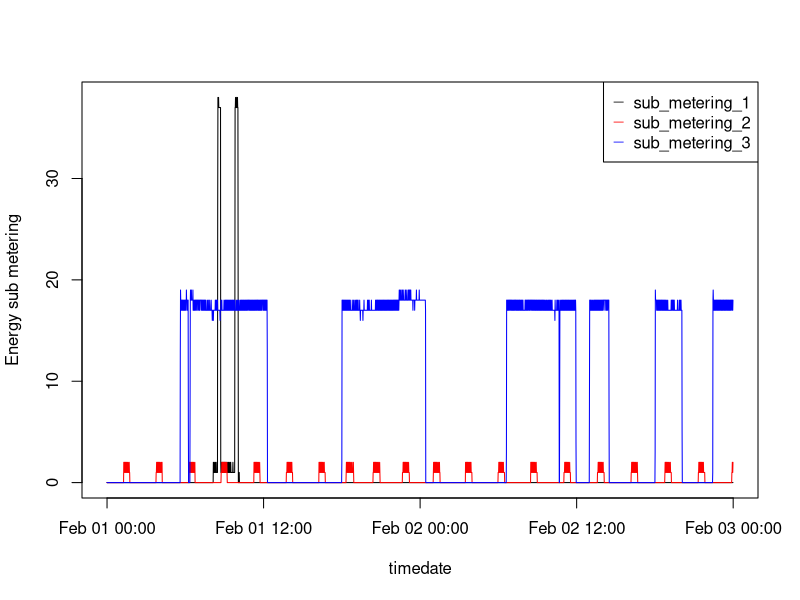

Recreate this plot in R.
cdata <- read.csv('clean_data.csv')
cdata$Global_active_power <- as.numeric(cdata$Global_active_power)
cdata$timedate <- strptime(cdata$timedate,'%Y-%m-%d_%H:%M:%S')

with(data = cdata,{plot(timedate,Sub_metering_1,type = 'l',ylab = 'Energy sub metering')
  points(timedate,Sub_metering_2,type = 'l',col = 'red')
  points(timedate,Sub_metering_3,type = 'l' ,col = 'blue')
  legend('topright',legend = c('sub_metering_1','sub_metering_2','sub_metering_3'),pch = '_',col = c('black','red','blue'))
  })
dev.copy(png,'plot3.png')
dev.off()
